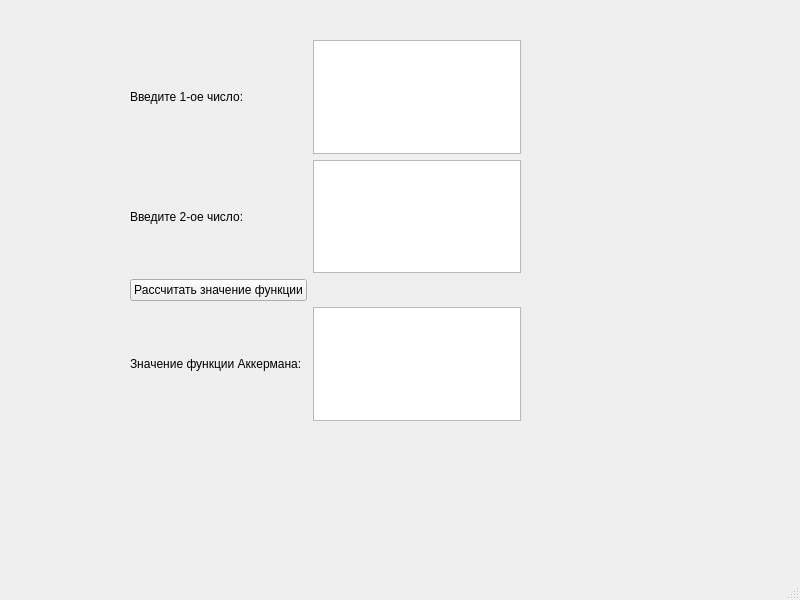
<?xml version="1.0" encoding="UTF-8"?>
<ui version="4.0">
 <class>MainWindow</class>
 <widget class="QMainWindow" name="MainWindow">
  <property name="geometry">
   <rect>
    <x>0</x>
    <y>0</y>
    <width>800</width>
    <height>600</height>
   </rect>
  </property>
  <property name="windowTitle">
   <string>MainWindow</string>
  </property>
  <widget class="QWidget" name="centralwidget">
   <widget class="QWidget" name="gridLayoutWidget">
    <property name="geometry">
     <rect>
      <x>130</x>
      <y>40</y>
      <width>391</width>
      <height>381</height>
     </rect>
    </property>
    <layout class="QGridLayout" name="gridLayout">
     <item row="0" column="0">
      <widget class="QLabel" name="label">
       <property name="text">
        <string>Введите 1-ое число:</string>
       </property>
      </widget>
     </item>
     <item row="2" column="0">
      <widget class="QPushButton" name="pushButton">
       <property name="text">
        <string>Рассчитать значение функции</string>
       </property>
      </widget>
     </item>
     <item row="3" column="0">
      <widget class="QLabel" name="label_3">
       <property name="text">
        <string>Значение функции Аккермана:</string>
       </property>
      </widget>
     </item>
     <item row="1" column="0">
      <widget class="QLabel" name="label_2">
       <property name="text">
        <string>Введите 2-ое число:</string>
       </property>
      </widget>
     </item>
     <item row="0" column="1">
      <widget class="QTextEdit" name="textEdit"/>
     </item>
     <item row="3" column="1">
      <widget class="QTextBrowser" name="textBrowser"/>
     </item>
     <item row="1" column="1">
      <widget class="QTextEdit" name="textEdit_2"/>
     </item>
    </layout>
   </widget>
  </widget>
  <widget class="QMenuBar" name="menubar">
   <property name="geometry">
    <rect>
     <x>0</x>
     <y>0</y>
     <width>800</width>
     <height>23</height>
    </rect>
   </property>
  </widget>
  <widget class="QStatusBar" name="statusbar"/>
 </widget>
 <resources/>
 <connections/>
</ui>
